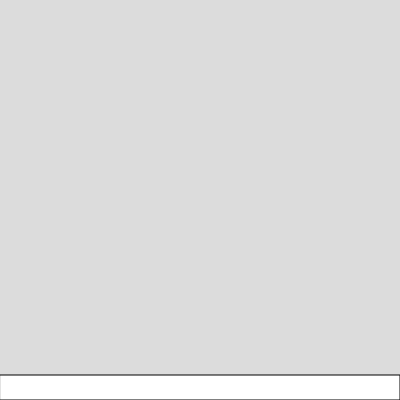
Frame 1 (no input)
Frame 60 (no input): identical to frame 1, image omitted
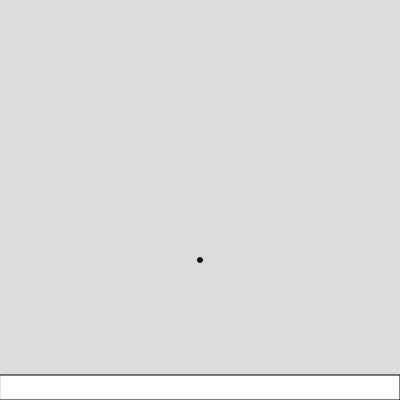
Frame 120 (the mouse pressed at the canvas centre since frame 60)

The p5.js sketch that drew these frames (run headless with seeded random() and noise() and a simulated clock; from frame 60 on, the mouse is pressed at the canvas centre):

// p5.js sketch
// ── sketch.js
class Bullet {
  constructor(x, y, transX, transY, dx, dy, size) { 
    this.position = createVector(x, y);
    this.transX = transX;
    this.transY = transY;
    this.dx = dx;
    this.dy = dy;
    this.size = size;
    // this.rotateX = mouseX - this.transX;
    // this.rotateY = mouseY - this.transY;
    // this.rotateAngle = atan2(this.rotateY, this.rotateX) - 90;
  }
  display() {
    push();
    translate(this.transX, this.transY);
    //rotate(this.rotateAngle);
    fill("black");
    circle(this.position.x, this.position.y, this.size);
    pop();
  }
  move() {
    this.transY += this.dy;
  }
}

let bullets = [];
let transX, transY;
let dx, dy;
function setup() {
  rectMode(CORNER)
  createCanvas(400, 400);
  dx = 1;
  dy = 1;
  transX = width/2
  transY = height/2
}

function draw() {
  background(220);
  for (let bullet of bullets) {
    bullet.move();
    bullet.display();
  }
  wall();
  bulletDetection();
}

function mousePressed() {
  bullets.push(new Bullet(0, 0, transX, transY, dx, dy, 5));
}

function wall() {
  rect(0, height-25, width, 25)
}

// function bulletDetection() {
//   for (let bullet of bullets) {
//     if (collideRectCircle(0, height-25, width, 25, bullet.transX, bullet.transY, bullet.size)) {
//       console.log("hit");
//       bullet.dy = 0;
//       let theIndex = bullets.indexOf(bullet);
//       bullets.splice(theIndex, 1);
//     }
//     console.log(bullet.transX, bullet.transY);
//   }

// }

function bulletDetection() {
  for (let bullet of bullets) {
    if (bullet.transY > height - 25 - bullet.size) {
      bullet.transY = height - 25;
      let theIndex = bullets.indexOf(bullet);
      bullets.splice(theIndex, 1);
    }
    console.log(bullets);
  }
}
